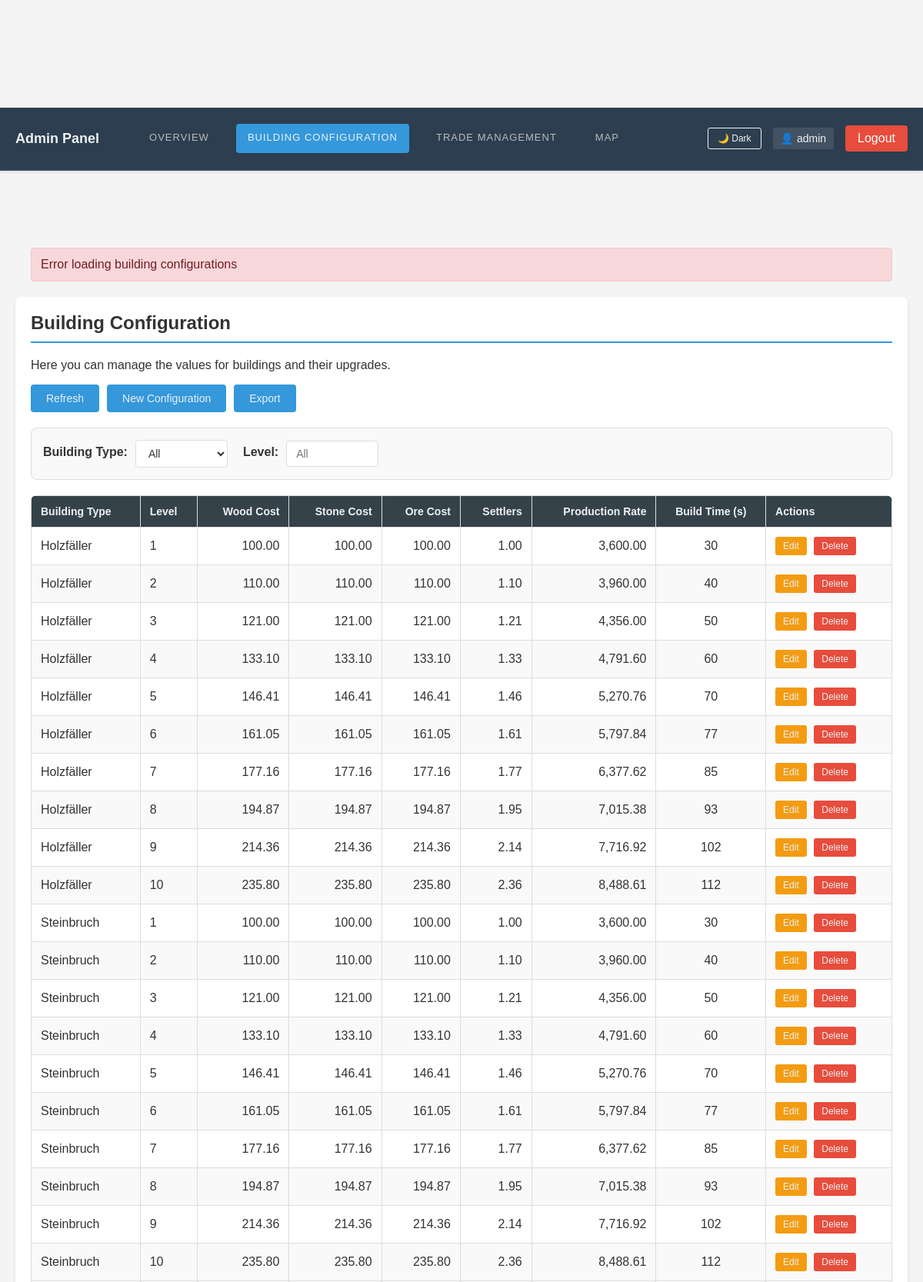
Screenshot of /php/admin-buildings.php (signed in, upper part) with the database file from the repository.
### tables this page shows
CREATE TABLE BuildingConfig (
    buildingType ENUM('Holzfäller', 'Steinbruch', 'Erzbergwerk', 'Lager', 'Farm', 'Rathaus', 'Markt', 'Kaserne') NOT NULL,
    level INT NOT NULL,
    costWood FLOAT NOT NULL,
    costStone FLOAT NOT NULL,
    costOre FLOAT NOT NULL,
    settlers FLOAT NOT NULL DEFAULT 0.0,
    productionRate FLOAT NOT NULL,
    buildTime INT,
    PRIMARY KEY (buildingType, level)
);

### php/emoji-config.php (called while the page is built, shortened)
<?php
class EmojiConfig {
    public static $ui = [
        'player' => '👤',
        'time' => '⏱️',
        'refresh' => '🔄',
        'moon' => '🌙',
        'sun' => '☀️',
        'arrow_right' => '→',
        'arrow_bidirectional' => '↔',
        'market' => '⚖️',
        'settlement' => '🏘️',
        'map' => '🗺️',
        'status' => '🔍',
        'trade' => '🤝',
        'manage' => '⚙️'
    ];
    public static function getUIEmoji($uiType) {
        return self::$ui[$uiType] ?? '❓';
    }
}
?>

### php/database.php (called while the page is built, shortened)
<?php
require_once __DIR__ . '/database/connection/DatabaseConnection.php';
require_once __DIR__ . '/database/schema/DatabaseSchemaManager.php';
require_once __DIR__ . '/database/procedures/BuildingProcedures.php';
require_once __DIR__ . '/database/repositories/BuildingRepository.php';
class Database implements DatabaseInterface {
    private $buildingRepo;
    private $connectionFailed = false;
    public function __construct() {
        $this->connection = new DatabaseConnection();
        $this->connectionFailed = !$this->connection->isConnected();
        $this->schemaManager = new DatabaseSchemaManager(
            $this->connection->getConnection(),
            $this->connection->getDbName()
        );
        $conn = $this->connection->getConnection();
        $this->buildingRepo = new BuildingRepository($conn, $this->connectionFailed, $this->schemaManager);
        if (!$this->connectionFailed) {
            $this->schemaManager->initializeSchemaIfNeeded();
        }
    }
    public function isConnected() {
        return !$this->connectionFailed;
    }
    public function getAllBuildingConfigs() {
        return $this->buildingRepo->getAllBuildingConfigs();
    }
}
?>

### php/database/connection/DatabaseConnection.php (called while the page is built, shortened)
<?php
class DatabaseConnection {
    private $host;
    private $dbname;
    private $username;
    private $password;
    private $conn;
    private $connectionFailed = false;
    public function __construct() {
        $this->host = $_ENV['DB_HOST'] ?? getenv('DB_HOST') ?: 'localhost';
        $this->dbname = $_ENV['DB_NAME'] ?? getenv('DB_NAME') ?: 'browsergame';
        $this->username = $_ENV['DB_USER'] ?? getenv('DB_USER') ?: 'browsergame';
        $this->password = $_ENV['DB_PASSWORD'] ?? getenv('DB_PASSWORD') ?: 'sicheresPasswort';
    }
    private function connect() {
        $credentialSets = [
            ['user' => $this->username, 'pass' => $this->password],
            ['user' => 'root', 'pass' => 'root'],
            ['user' => 'root', 'pass' => ''],
            ['user' => 'root', 'pass' => 'password'],
            ['user' => 'root', 'pass' => 'admin'],
        ];
        foreach ($credentialSets as $credentials) {
            try {
                $this->conn = new PDO("mysql:host={$this->host};dbname={$this->dbname}", $credentials['user'], $credentials['pass']);
                $this->conn->setAttribute(PDO::ATTR_ERRMODE, PDO::ERRMODE_EXCEPTION);
                $this->username = $credentials['user'];
                $this->password = $credentials['pass'];
                break;
            } catch (PDOException $e) {
                continue;
            }
        }
    }
    public function getConnection() {
        return $this->conn;
    }
    public function isConnected() {
        return !$this->connectionFailed;
    }
    public function getDbName() {
        return $this->dbname;
    }
}
?>

### php/database/schema/DatabaseSchemaManager.php (called while the page is built, shortened)
<?php
class DatabaseSchemaManager {
    private $conn;
    private $dbname;
    public function __construct($connection, $dbname) {
        $this->conn = $connection;
        $this->dbname = $dbname;
    }
    public function initializeSchemaIfNeeded() {
        try {
            $stmt = $this->conn->prepare("SHOW PROCEDURE STATUS WHERE Name = 'UpgradeBuilding' AND Db = ?");
            $stmt->execute([$this->dbname]);
            $procedureExists = $stmt->rowCount() > 0;
            if (!$procedureExists) {
                $stmt = $this->conn->prepare("SHOW PROCEDURE STATUS WHERE Name = 'UpgradeBuilding' AND Db = ?");
                $stmt->execute([$this->dbname]);
                $procedureExists = $stmt->rowCount() > 0;
            }
            $this->ensureEventSchedulerEnabled();
        } catch (PDOException $e) {
            error_log("Error checking database schema: " . $e->getMessage());
        }
    }
    public function ensureEventSchedulerEnabled() {
        try {
            $stmt = $this->conn->prepare("SHOW VARIABLES LIKE 'event_scheduler'");
            $stmt->execute();
            $result = $stmt->fetch(PDO::FETCH_ASSOC);
            try {
                $this->conn->exec("SET GLOBAL event_scheduler = ON");
                return true;
            } catch (PDOException $e) {
                error_log("Cannot enable event scheduler (requires SUPER privilege): " . $e->getMessage());
                error_log("Please manually run as root: mysql -e \"SET GLOBAL event_scheduler = ON;\"");
                $stmt = $this->conn->prepare("SELECT COUNT(*) as count FROM information_schema.EVENTS WHERE EVENT_NAME = 'UpdateResources' AND EVENT_SCHEMA = ?");
                $stmt->execute([$this->dbname]);
                $eventResult = $stmt->fetch(PDO::FETCH_ASSOC);
                if ($eventResult['count'] == 0) {
                    error_log("UpdateResources event not found. Automatic resource generation may not work.");
                    error_log("Please run the database initialization script to create the event.");
                }
                return false;
            }
        } catch (PDOException $e) {
            error_log("Error checking event scheduler status: " . $e->getMessage());
            return false;
        }
    }
    public function applyAllFixes() {
        try {
            return true;
        } catch (Exception $e) {
            error_log("Error in applyAllFixes: " . $e->getMessage());
            return false;
        }
    }
    public function initializeDatabaseSchema() {
        $sqlFile = dirname(__DIR__, 2) . '/sql/database.sql';
        if (!file_exists($sqlFile)) {
            return false;
        }
    }
    public function createEssentialUpgradeBuildingProcedure() {
        require_once __DIR__ . '/../procedures/BuildingProcedures.php';
        $procedureManager = new BuildingProcedures($this->conn);
        return $procedureManager->createUpgradeBuildingProcedure();
    }
}
?>

### php/database/procedures/BuildingProcedures.php (called while the page is built, shortened)
<?php
class BuildingProcedures {
    public function __construct($connection) {
        $this->conn = $connection;
    }
    public function createUpgradeBuildingProcedure() {
        try {
            return true;
        } catch (PDOException $e) {
            error_log("Failed to create essential UpgradeBuilding procedure: " . $e->getMessage());
            return false;
        }
    }
    public function createUpdateQueueProcedure() {
        try {
            return true;
        } catch (PDOException $e) {
            error_log("Failed to create UpdateQueueTimesAfterTownHallUpgrade procedure: " . $e->getMessage());
            return false;
        }
    }
}
?>

### php/database/repositories/BuildingRepository.php (called while the page is built, shortened)
<?php
class BuildingRepository {
    private $conn;
    public function __construct($connection, $connectionFailed = false, $schemaManager = null) {
        $this->conn = $connection;
        $this->connectionFailed = $connectionFailed;
    }
    public function getAllBuildingConfigs() {
        try {
            $sql = "SELECT * FROM BuildingConfig ORDER BY buildingType, level";
            $stmt = $this->conn->prepare($sql);
            $stmt->execute();
            return $stmt->fetchAll(PDO::FETCH_ASSOC);
        } catch (PDOException $e) {
            error_log("Failed to fetch building configs: " . $e->getMessage());
            return [];
        }
    }
}
?>

### php/admin-buildings.php (the view, shortened to what this page needs)
<?php
require_once 'database.php';
$database = new Database();
$buildingConfigs = [];
$databaseError = null;
try {
    if ($database->isConnected()) {
        $buildingConfigs = $database->getAllBuildingConfigs();
    } else {
        $databaseError = "Database connection not available";
    }
} catch (Exception $e) {
    $databaseError = "Database error: " . $e->getMessage();
}
?>
<!DOCTYPE html>
<html lang="en">
<head>
    <link rel="stylesheet" href="../css/style.css">
    <link rel="stylesheet" href="../css/admin.css">
</head>
<body>
    <?php include 'admin-navigation.php'; ?>
    <div class="admin-container">
        <section class="admin-section">
            <h2>Building Configuration</h2>
            <p>Here you can manage the values for buildings and their upgrades.</p>
            <div class="admin-controls">
                <button id="refreshBuildings" class="admin-btn">Refresh</button>
                <button id="createBuildingConfig" class="admin-btn">New Configuration</button>
                <button id="exportConfigs" class="admin-btn">Export</button>
            </div>
            <div class="filter-controls">
                <div class="form-group">
                    <label for="buildingTypeFilter">Building Type:</label>
                    <select id="buildingTypeFilter">
                        <option value="">All</option>
                    </select>
                </div>
                <div class="form-group">
                    <label for="levelFilter">Level:</label>
                    <input type="number" id="levelFilter" min="1" max="50" placeholder="All">
                </div>
            </div>
            <div class="table-container">
                <table id="buildingConfigsTable">
                    <thead>
                        <tr>
                            <th>Building Type</th>
                            <th>Level</th>
                            <th>Wood Cost</th>
                            <th>Stone Cost</th>
                            <th>Ore Cost</th>
                            <th>Settlers</th>
                            <th>Production Rate</th>
                            <th>Build Time (s)</th>
                            <th>Actions</th>
                        </tr>
                    </thead>
                    <tbody id="buildingConfigsTableBody">
                        <?php if (empty($buildingConfigs) && !$databaseError): ?>
                            <tr><td colspan="9">Loading...</td></tr>
                        <?php elseif ($databaseError): ?>
                            <tr><td colspan="9">Data cannot be loaded</td></tr>
                        <?php else: ?>
                            <?php foreach ($buildingConfigs as $config): ?>
                                <tr data-building-type="<?= htmlspecialchars($config['buildingType']) ?>"
                                    data-level="<?= htmlspecialchars($config['level']) ?>">
                                    <td><?= htmlspecialchars($config['buildingType']) ?></td>
                                    <td><?= htmlspecialchars($config['level']) ?></td>
                                    <td><?= number_format($config['costWood'], 2) ?></td>
                                    <td><?= number_format($config['costStone'], 2) ?></td>
                                    <td><?= number_format($config['costOre'], 2) ?></td>
                                    <td><?= number_format($config['settlers'], 2) ?></td>
                                    <td><?= number_format($config['productionRate'], 2) ?></td>
                                    <td><?= htmlspecialchars($config['buildTime']) ?></td>
                                    <td>
                                        <button class="action-btn edit"
                                                onclick="editBuildingConfig('<?= htmlspecialchars($config['buildingType']) ?>', <?= $config['level'] ?>)">
                                            Edit
                                        </button>
                                        <button class="action-btn delete"
                                                onclick="deleteBuildingConfig('<?= htmlspecialchars($config['buildingType']) ?>', <?= $config['level'] ?>)">
                                            Delete
                                        </button>
                                    </td>
                                </tr>
                            <?php endforeach; ?>
                        <?php endif; ?>
                    </tbody>
                </table>
            </div>
        </section>
    </div>
</body>
</html>

### php/admin-navigation.php (shortened to what this page needs)
<?php
require_once __DIR__ . '/emoji-config.php';
$current_page = basename($_SERVER['PHP_SELF'], '.php');
?>
<nav class="navigation">
    <div class="nav-links">
        <div class="settlement-name">
            <span>Admin Panel</span>
        </div>
        <a href="admin-overview.php" class="nav-link <?= ($current_page == 'admin-overview') ? 'active' : '' ?>">
            Overview
        </a>
        <a href="admin-buildings.php" class="nav-link <?= ($current_page == 'admin-buildings') ? 'active' : '' ?>">
            Building Configuration
        </a>
        <a href="admin-market.php" class="nav-link <?= ($current_page == 'admin-market') ? 'active' : '' ?>">
            Trade Management
        </a>
        <a href="admin-map.php" class="nav-link <?= ($current_page == 'admin-map') ? 'active' : '' ?>">
            Map
        </a>
    </div>
    <div class="nav-user">
        <button id="theme-toggle" class="theme-toggle" aria-label="Switch to dark mode"><?= EmojiConfig::getUIEmoji('moon') ?> Dark</button>
        <span class="user-display"><?= EmojiConfig::getUIEmoji('player') ?> admin</span>
        <a href="../admin.php?logout" class="logout-btn">Logout</a>
    </div>
</nav>

### css/style.css (style rules this page uses)
:root { --bg-color: #f4f4f4; --text-color: #333; --nav-bg: #2c3e50; --nav-border: #34495e; --nav-text: #ecf0f1; --nav-hover: #34495e; --nav-active: #3498db; --card-bg: #ffffff; --card-border: #ddd; --resource-bg: #f9f9f9; --table-header-bg: #35424a; --table-stripe: #f9f9f9; --table-hover: #f1f1f1; --button-bg: #35424a; --button-hover: #1d2529; --cost-box-bg: #f9f9f9; --cost-box-border: #ccc; --progress-bg: #e0e0e0; --progress-bar: #4457ff69; }
body { font-family: Arial, sans-serif; margin: 0; padding: 0; background-color: var(--bg-color); color: var(--text-color); transition: background-color 0.3s ease, color 0.3s ease; padding-top: 140px; }
.navigation { background-color: var(--nav-bg); padding: 0; margin: 0; border-bottom: 2px solid var(--nav-border); display: flex; flex-direction: column; transition: background-color 0.3s ease, border-color 0.3s ease; position: fixed; top: 0; left: 0; right: 0; z-index: 1000; box-shadow: 0 2px 4px rgba(0, 0, 0, 0.1); }
.theme-toggle { background: none; border: 1px solid var(--nav-text); color: var(--nav-text); padding: 4px 8px; border-radius: 3px; cursor: pointer; font-size: 12px; transition: all 0.3s ease; display: flex; align-items: center; gap: 4px; }
.nav-link { color: var(--nav-text); text-decoration: none; padding: 12px 20px; display: block; font-weight: 500; text-transform: uppercase; letter-spacing: 1px; transition: background-color 0.3s, color 0.3s; border-bottom: 3px solid transparent; font-size: 13px; }
.nav-link.active { background-color: var(--nav-hover); color: var(--nav-active); border-bottom-color: var(--nav-active); }
.logout-btn { background-color: #e74c3c; color: white; text-decoration: none; padding: 8px 16px; border-radius: 4px; transition: background-color 0.3s; font-weight: 500; }
button { background-color: var(--button-bg); color: var(--nav-text); border: none; padding: 10px 15px; border-radius: 5px; cursor: pointer; font-size: 16px; transition: background-color 0.3s; }
button { display: inline-block; vertical-align: middle; margin-right: 0; }

### rows the page displays
buildingconfig: buildingType "Holzfäller", level "1", costWood "100.00", costStone "100.00", costOre "100.00", settlers "1.00", productionRate "3,600.00", buildTime "30"
buildingconfig: buildingType "Holzfäller", level "2", costWood "110.00", costStone "110.00", costOre "110.00", settlers "1.10", productionRate "3,960.00", buildTime "40"
buildingconfig: buildingType "Holzfäller", level "3", costWood "121.00", costStone "121.00", costOre "121.00", settlers "1.21", productionRate "4,356.00", buildTime "50"
buildingconfig: buildingType "Holzfäller", level "4", costWood "133.10", costStone "133.10", costOre "133.10", settlers "1.33", productionRate "4,791.60", buildTime "60"
buildingconfig: buildingType "Holzfäller", level "5", costWood "146.41", costStone "146.41", costOre "146.41", settlers "1.46", productionRate "5,270.76", buildTime "70"
buildingconfig: buildingType "Holzfäller", level "6", costWood "161.05", costStone "161.05", costOre "161.05", settlers "1.61", productionRate "5,797.84", buildTime "77"
buildingconfig: buildingType "Holzfäller", level "7", costWood "177.16", costStone "177.16", costOre "177.16", settlers "1.77", productionRate "6,377.62", buildTime "85"
buildingconfig: buildingType "Holzfäller", level "8", costWood "194.87", costStone "194.87", costOre "194.87", settlers "1.95", productionRate "7,015.38", buildTime "93"
buildingconfig: buildingType "Holzfäller", level "9", costWood "214.36", costStone "214.36", costOre "214.36", settlers "2.14", productionRate "7,716.92", buildTime "102"
buildingconfig: buildingType "Holzfäller", level "10", costWood "235.80", costStone "235.80", costOre "235.80", settlers "2.36", productionRate "8,488.61", buildTime "112"
buildingconfig: buildingType "Steinbruch", level "1", costWood "100.00", costStone "100.00", costOre "100.00", settlers "1.00", productionRate "3,600.00", buildTime "30"
buildingconfig: buildingType "Steinbruch", level "2", costWood "110.00", costStone "110.00", costOre "110.00", settlers "1.10", productionRate "3,960.00", buildTime "40"
buildingconfig: buildingType "Steinbruch", level "3", costWood "121.00", costStone "121.00", costOre "121.00", settlers "1.21", productionRate "4,356.00", buildTime "50"
buildingconfig: buildingType "Steinbruch", level "4", costWood "133.10", costStone "133.10", costOre "133.10", settlers "1.33", productionRate "4,791.60", buildTime "60"
buildingconfig: buildingType "Steinbruch", level "5", costWood "146.41", costStone "146.41", costOre "146.41", settlers "1.46", productionRate "5,270.76", buildTime "70"
buildingconfig: buildingType "Steinbruch", level "6", costWood "161.05", costStone "161.05", costOre "161.05", settlers "1.61", productionRate "5,797.84", buildTime "77"
buildingconfig: buildingType "Steinbruch", level "7", costWood "177.16", costStone "177.16", costOre "177.16", settlers "1.77", productionRate "6,377.62", buildTime "85"
buildingconfig: buildingType "Steinbruch", level "8", costWood "194.87", costStone "194.87", costOre "194.87", settlers "1.95", productionRate "7,015.38", buildTime "93"
buildingconfig: buildingType "Steinbruch", level "9", costWood "214.36", costStone "214.36", costOre "214.36", settlers "2.14", productionRate "7,716.92", buildTime "102"
buildingconfig: buildingType "Steinbruch", level "10", costWood "235.80", costStone "235.80", costOre "235.80", settlers "2.36", productionRate "8,488.61", buildTime "112"

### other values shown
EmojiConfig::getUIEmoji('player') "👤"
